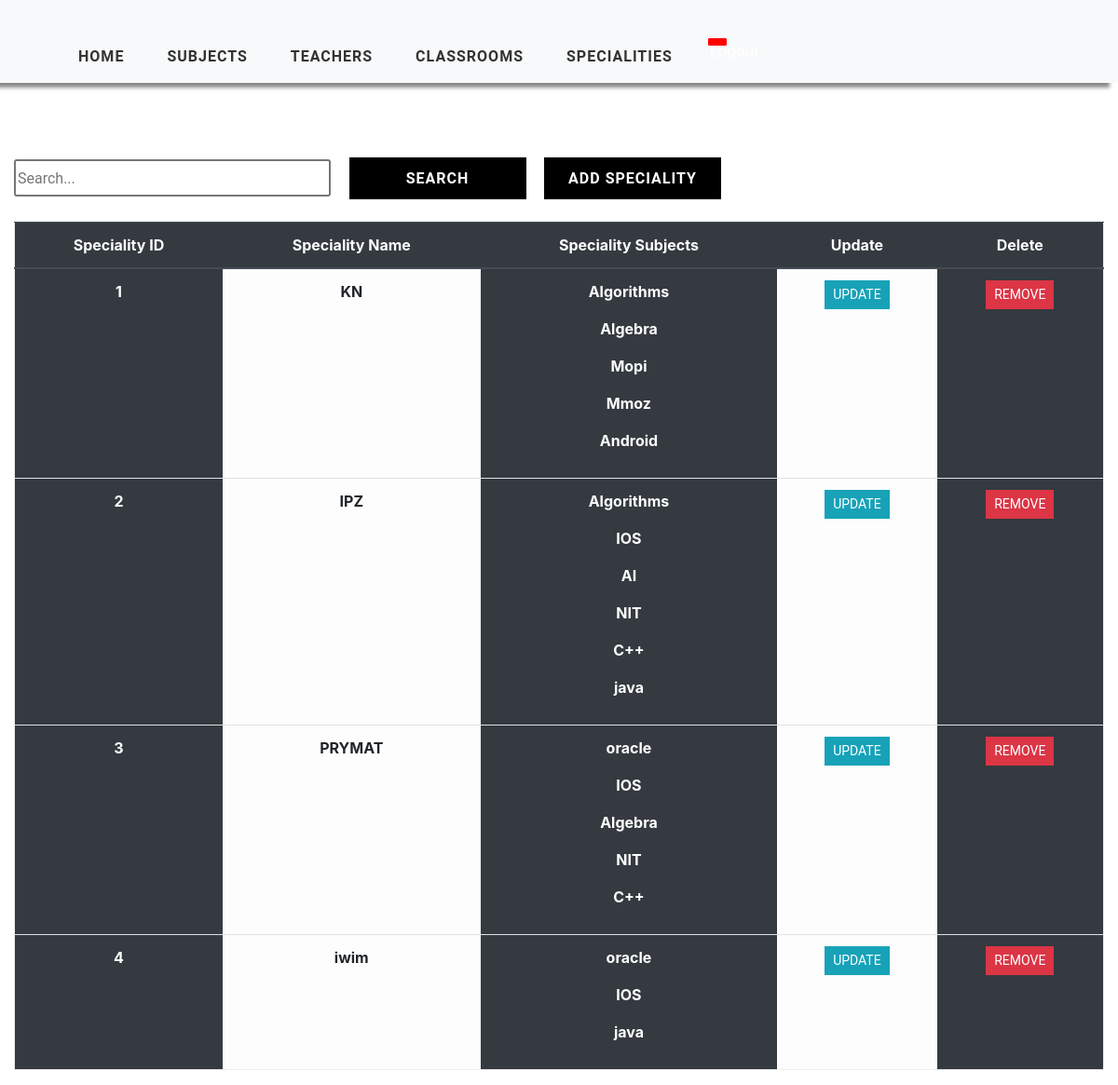
The app's page /speciality/list, older data.
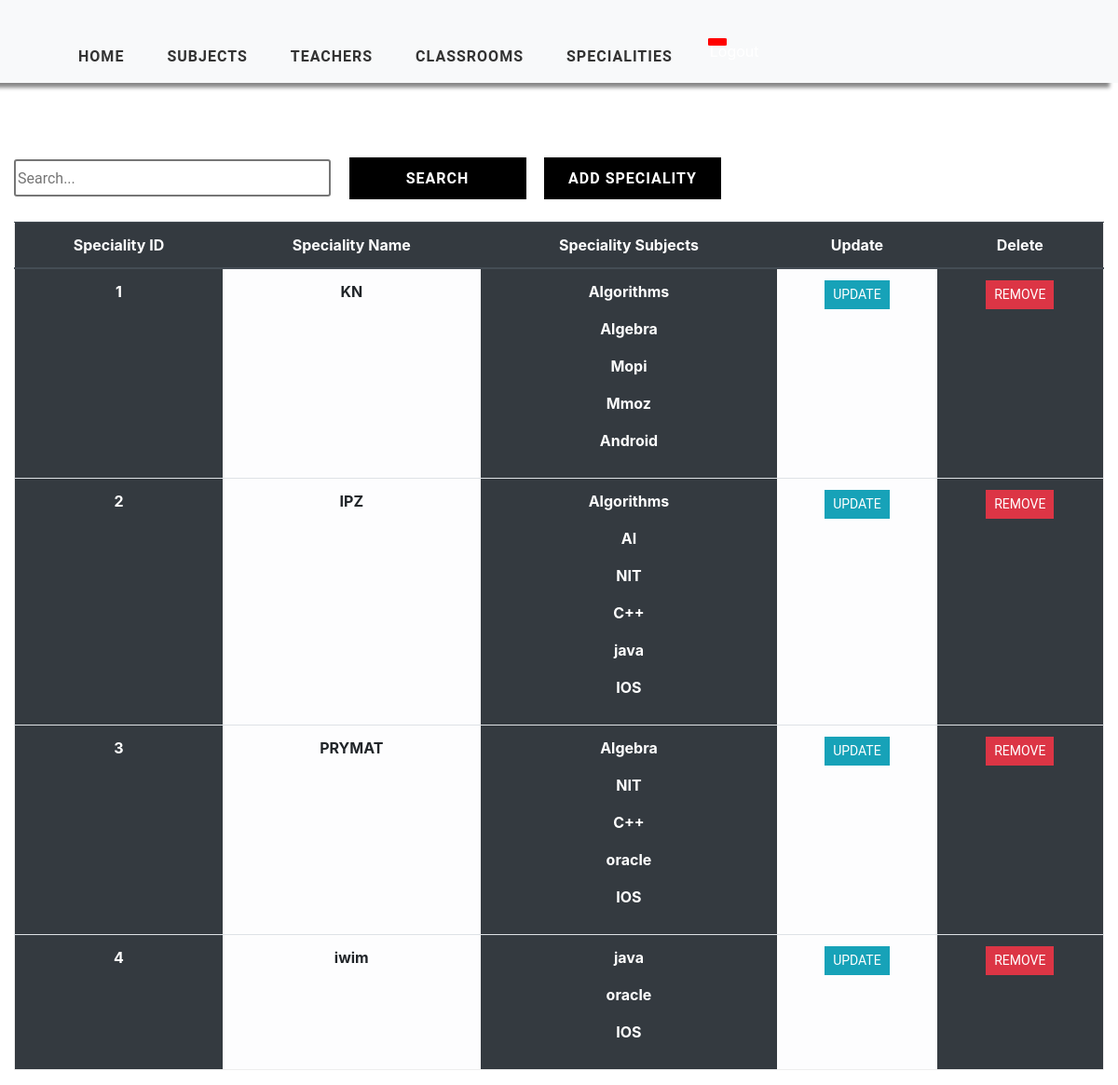
The same page, newer data.
### timetableCSP/models.py (models this page shows, shortened)
class Speciality(models.Model):
    speciality_id = models.AutoField(primary_key=True)
    speciality_name = models.CharField(max_length=2000, null=True)
    subjects = models.ManyToManyField(Subject, null=True)

class Subject(models.Model):
    subject_id = models.AutoField(primary_key=True)
    subject_name = models.CharField(max_length=1000, null=True)
    subject_number_of_students = models.IntegerField(null=True)
    subject_groups = models.IntegerField(null=True)
    teacher = models.ForeignKey(Teacher,null=True,on_delete=models.SET_NULL)

### timetableCSP/views.py (the view)
# urls.py: path('speciality/list', views.specialitiesList, name='list-speciality'),
def specialitiesList(request):
    specialities = Speciality.objects.all()
    context = {'specialities': specialities}
    return render(request, 'listSpeciality.html', context)

### templates/listSpeciality.html (shortened to what this page needs)
{% extends 'main.html' %}
{% load static %}
{% block content %}
    <div class="container-fluid">
    <div class="search">
        <input type="text" class="searchbox" placeholder="Search...">
        <input type="submit" value="Search" class="searchButton">
        <a href="{% url 'add-speciality' %}"><button class="searchButton">Add Speciality </button></a>
    </div>
	<div class="table-responsive-lg">
        <table class="table ">
            <thead class="thead-dark">
			<tr>
                <div class="header__item filter__link">
                  <th class="text-center" scope="col">Speciality ID</th>
                </div>
                <div class="header__item filter__link" >
                   <th scope="col" class="text-center">Speciality Name</th>
                </div>
                <div class="header__item filter__link">
                  <th class="text-center" scope="col">Speciality Subjects</th>
                </div>
                <div class="header__item filter__link">
                    <th class="text-center" scope="col"> Update</th>
                </div>
                <div class="header__item filter__link">
                     <th class="text-center" scope="col">Delete</th>
                </div>
			</tr>
            </thead>
                {% for speciality in specialities %}
				    <tr>
                        <th scope="row" class="table-dark text-center">{{ speciality.speciality_id }}</th>
						<th scope="row" class="table-light text-center"  >{{ speciality.speciality_name }}</th>
                        <th scope="row" class="table-dark text-center"  >
                            {% for sub in speciality.subjects.all %}
                            <p>{{ sub.subject_name }}</p>
                            {% endfor %}
                        </th>
                        <th scope="row" class="table-light text-center"> <a href="{% url 'update-speciality' speciality.speciality_id %}" class="btn btn-sm btn-info">Update</a></th>
                        <th scope="row" class="table-dark text-center"> <a href="{% url 'delete-speciality' speciality.speciality_id %}" class="btn btn-sm btn-danger" >Remove</a></th>
					</tr>
                {% endfor %}
        </table>
</div>
    </div>
{% endblock %}

Row changes from the older to the newer data that the page shows:
changed Subject "java": moves up the list
changed Subject "IOS": moves down the list
changed Subject "oracle": moves down the list
